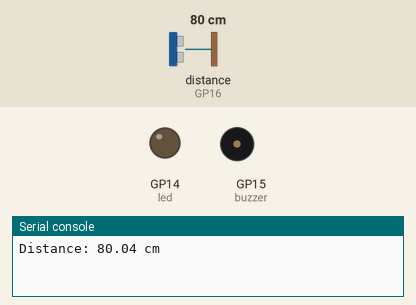
Simulated run of this program. Board: Raspberry Pi Pico running MicroPython. Parts: output pins drawn as LEDs (lit = HIGH), buzzer (waves = sounding, pin HIGH), the last lines printed to the serial console. Dashed ring = blinking. Inputs (shaded band) come from the test bench; at power-on: distance to the obstacle (sensor on GP16) 80 cm. The echo pulse lasts 58.3 µs per cm; pins used as bus, display or sensor lines are not drawn.

Above: at 1.2 s.
1.3 s: distance to the obstacle (sensor on GP16) set to 2 cm
At 2.15 s:
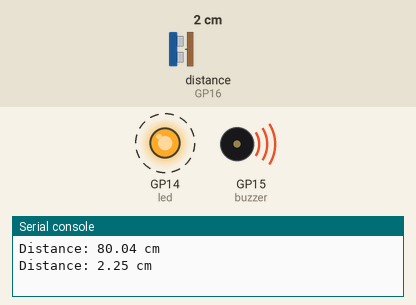
4.8 s: distance to the obstacle (sensor on GP16) set to 18 cm
At 5.46 s:
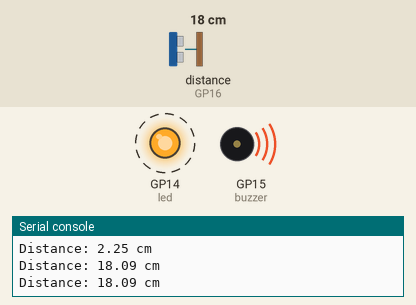
Timing chart, 0 to 14.3 s (numbered marks = the images above; inputs shaded):
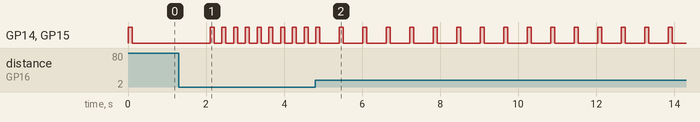

The program:

7.10_reversing_aid.py
```python
import machine
import utime

# Set up pins
trigger = machine.Pin(17, machine.Pin.OUT)
echo = machine.Pin(16, machine.Pin.IN)
buzzer = machine.Pin(15, machine.Pin.OUT)
led = machine.Pin(14, machine.Pin.OUT)

# Function to measure distance
def measure_distance():
    # Ensure trigger is low
    trigger.low()
    utime.sleep_us(2)
    # Send 10us pulse to trigger
    trigger.high()
    utime.sleep_us(10)
    trigger.low()

    # Measure the duration of the echo pulse
    while echo.value() == 0:
        signaloff = utime.ticks_us()
    while echo.value() == 1:
        signalon = utime.ticks_us()

    timepassed = utime.ticks_diff(signalon, signaloff)
    distance = (timepassed * 0.0343) / 2  # Convert to cm
    return distance

# Function to control buzzer and LED
def alert(interval):
    buzzer.high()
    led.high()
    utime.sleep(0.1)
    buzzer.low()
    led.low()
    utime.sleep(interval)

# Main loop
try:
    while True:
        dist = measure_distance()
        print("Distance: {:.2f} cm".format(dist))
        if dist < 0:
            print("Out of range")
            utime.sleep(1)
        elif dist <= 10:
            alert(0.2)  # Very close, alert rapidly
        elif dist <= 20:
            alert(0.5)  # Close, alert moderately
        elif dist <= 50:
            alert(1)    # Not too close, alert slowly
        else:
            alert(2)    # Far away, alert infrequently
except KeyboardInterrupt:
    print("Measurement stopped by User")
```

Measured:
- after the input at 1.3 s, GP14 (led), GP15 (buzzer): alternates HIGH for 0.10 s and LOW for 0.20 s, starting after 1.1 s
- after the input at 4.8 s, GP14 (led), GP15 (buzzer): alternates HIGH for 0.10 s and LOW for 0.50 s, starting after 0.62 s
